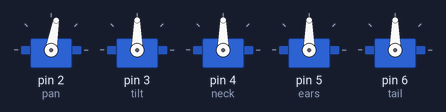
The sketch below on a simulated Arduino Uno, built with avr-gcc and run on an emulated ATmega328P. Parts: 5 × servo.

Above: at 0.05 s.
At 1.5 s:
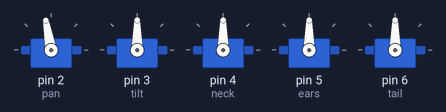
At 3.0 s:
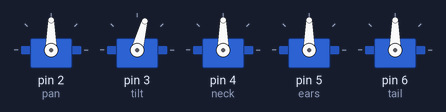
At 4.0 s:
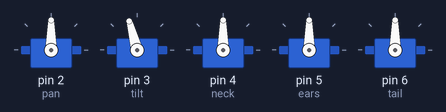
At 5.05 s:
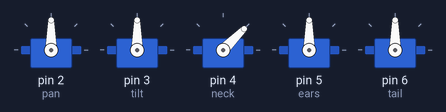
At 6.5 s:
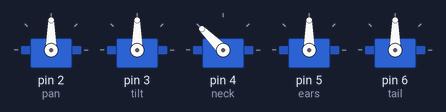
Timing chart, 0 to 16.3 s (numbered marks = the images above):
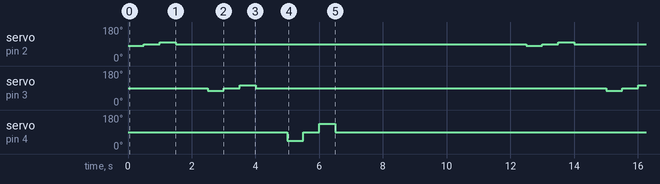

Measured:
- by itself, servo on pin 2 (pan): repeats every 12.5 s: 100° 0.50 s, 90° 11.0 s, 80° 0.50 s, 90° 0.50 s
- by itself, servo on pin 3 (tilt): repeats every 12.5 s: 90° 0.50 s, 105° 0.50 s, 90° 11.0 s, 75° 0.50 s
- by itself, servo on pin 4 (neck): repeats every 12.5 s: 90° 0.50 s, 135° 0.50 s, 90° 11.0 s, 45° 0.50 s

The sketch:

servos_test.ino
```cpp
#include <Servo.h>

Servo pan, tilt, neck, ears, tail;

void setup() {
  Serial.begin(115200);

  pan.attach(2);
  tilt.attach(3);
  neck.attach(4);
  ears.attach(5);
  tail.attach(6);

  pan.write(90);
  tilt.write(90);
  neck.write(90);
  ears.write(90);
  tail.write(90);
}

#define TEST_SERVO(s, min_angle, max_angle) \
    s.write(min_angle); \
    delay(500); \
    s.write(90); \
    delay(500); \
    s.write(max_angle); \
    delay(500); \
    s.write(90); \
    delay(1000);

void loop() {
  // Test panning
  TEST_SERVO(pan, 80, 100);

  // Test tilting
  TEST_SERVO(tilt, 75, 105);

  // Test neck
  TEST_SERVO(neck, 45, 135);

  // Test ears
  // TODO

  // Test tail
  // TODO

  // Restore original positions
  pan.write(90);
  tilt.write(90);
  neck.write(90);
  ears.write(90);
  tail.write(90);
  delay(5000);
}
```
